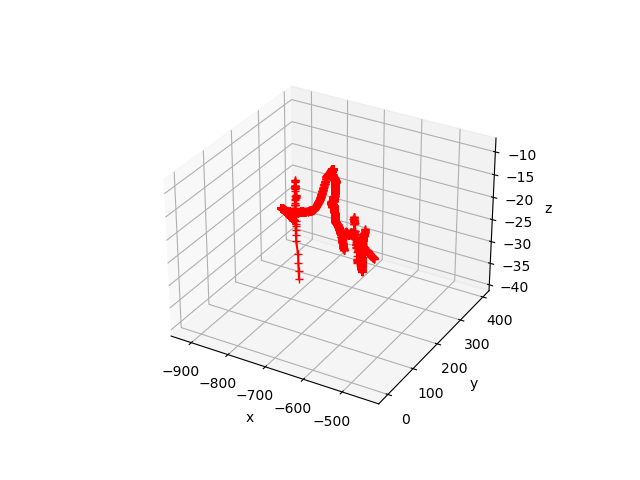

This chart was generated by the following Python code:
# -*- coding: UTF-8 -*-

from mpl_toolkits import mplot3d
import matplotlib.pyplot as plt
import numpy as np
import pandas as pd
import os


# 基于lio-loam的slam结果进行绘制，绘制三维图像，并输出对应的误差值

class plot_3D():
    def __init__(self, path_gps, path_odom):
        self.path_gps = path_gps
        self.path_odom = path_odom

    def process(self):
        gps_data = pd.read_csv(self.path_gps)
        odom_data = pd.read_csv(self.path_odom)
        # gpsx, gpsy, gpsz = gps_data['field.pose.pose.position.x'], gps_data['field.pose.pose.position.y'], gps_data[
        #     'field.pose.pose.position.z']
        # gpsx, gpsy, gpsz = gps_data['field.gps.latitude'], gps_data['field.gps.longitude'], gps_data[
        #     'field.gps.altitude']
        odomx, odomy, odomz = odom_data['field.pose.pose.position.x'], odom_data['field.pose.pose.position.y'], \
            odom_data['field.pose.pose.position.z']
        ax = plt.axes(projection='3d')
        # ax.plot3D(gpsx, gpsy, gpsz, 'gray')
        ax.plot3D(odomx, odomy, odomz, marker='+', color='red')
        ax.set_xlabel('x')
        ax.set_ylabel('y')
        ax.set_zlabel('z')
        # ax.set_zlim([-1, 3])
        plt.savefig("test.png")
        ax.view_init(0, 90)
        plt.savefig("test2.png")

        fig = plt.figure(figsize=(6, 4))
        # plt.plot(gpsx, gpsy, 'red')
        plt.plot(odomx, odomy, marker='+', color= 'green')
        plt.savefig("test1.png")

        fig = plt.figure(figsize=(6, 4))
        # plt.plot(gpsx, gpsy, 'red')
        plt.plot(odomx, odomy, marker='+', color='green')
        plt.savefig("test1.svg")
        # loss_average =
        # loss_average_height =
        return 1


if __name__ == '__main__':
    file_path_gps = "/home/liji/6t/SLAM_test/fusionGPS/20230507driving01/gpsodom.csv"
    file_path_odom = "/media/liji/T71/cloudwithGps/wave/odom.csv"
    plot = plot_3D(file_path_gps, file_path_odom)
    # plot = plot_3D(file_path_gps)
    plot.process()
    # rostopic echo -b ${bag_name} -p /gpsdata > gpsdata.csv
